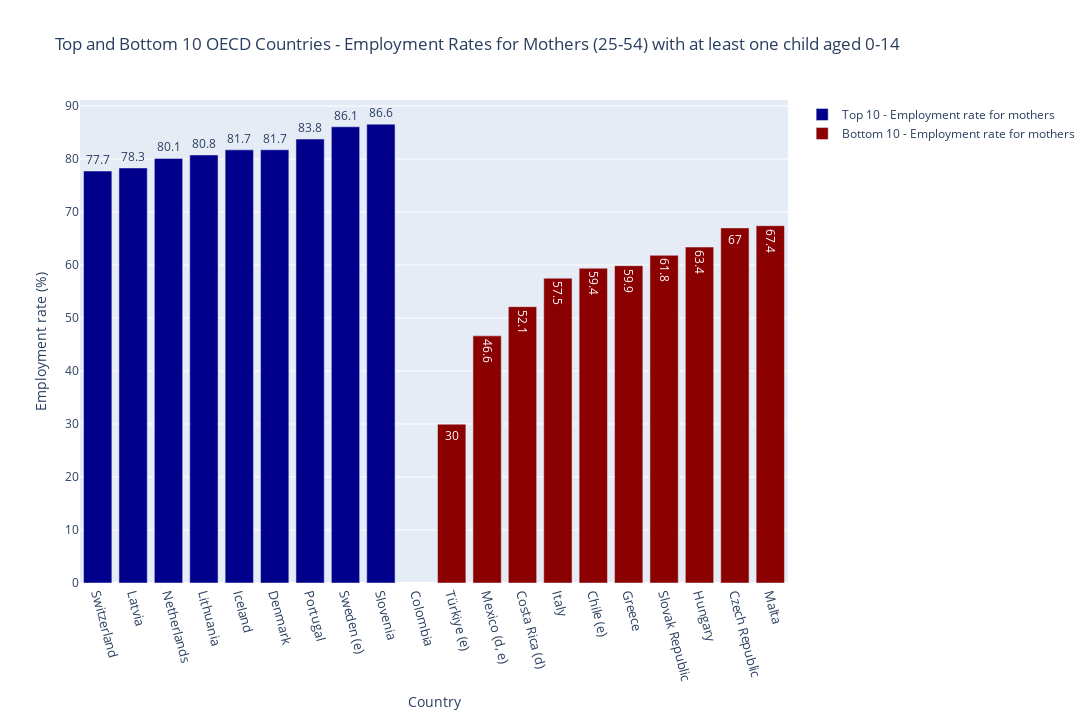

Notebook code for this chart:
### Markdown cell above
## We see the Bottom 10 OECD countries and how spend significantly less on Public policies for families, this combined with the lack of women in the workforce is one of the main reason they still hold an above average OECD reating.

### Code cell
df_maternal_employment['Total'] = pd.to_numeric(
    df_maternal_employment['Total'], errors='coerce')


df_maternal_employment_sorted = df_maternal_employment[df_maternal_employment.index != 'OECD average'].sort_values(
    'Total', ascending=True)


top_10 = df_maternal_employment_sorted.tail(10)
bottom_10 = df_maternal_employment_sorted.head(10)

fig = go.Figure()


fig.add_trace(go.Bar(
    x=top_10.index,
    y=top_10["Total"],
    name="Top 10 - Employment rate for mothers",
    marker_color="Darkblue",
    text=top_10["Total"].round(1),
    textposition="outside",
))


fig.add_trace(go.Bar(
    x=bottom_10.index,
    y=bottom_10["Total"],
    name="Bottom 10 - Employment rate for mothers",
    marker_color="Darkred",
    text=bottom_10["Total"].round(1),
    textposition="inside",
))


fig.update_layout(
    title="Top and Bottom 10 OECD Countries - Employment Rates for Mothers (25-54) with at least one child aged 0-14",
    xaxis_title="Country",
    yaxis_title="Employment rate (%)",
    xaxis=dict(tickangle=75, tickfont=dict(size=13)),
    barmode="group",
    width=1280,
    height=720,
)

fig.write_image("Visualiseringar/Labb2_project_6.png", scale=3)
fig.show()

### Figure 1 — Plotly figure (JSON) as saved in the notebook; plotly's stock layout.template omitted (floating-point values rounded to 4 significant figures)
{"data": [{"marker": {"color": "Darkblue"}, "name": "Top 10 - Employment rate for mothers", "text": [77.7, 78.3, 80.1, 80.8, 81.7, 81.7, 83.8, 86.1, 86.6, null], "textposition": "outside", "type": "bar", "x": ["Switzerland", "Latvia", "Netherlands", "Lithuania", "Iceland", "Denmark", "Portugal", "Sweden (e)", "Slovenia", "Colombia"], "y": [77.72, 78.31, 80.11, 80.76, 81.72, 81.74, 83.75, 86.07, 86.57, null]}, {"marker": {"color": "Darkred"}, "name": "Bottom 10 - Employment rate for mothers", "text": [30, 46.6, 52.1, 57.5, 59.4, 59.9, 61.8, 63.4, 67, 67.4], "textposition": "inside", "type": "bar", "x": ["Türkiye (e)", "Mexico (d, e)", "Costa Rica (d)", "Italy", "Chile (e)", "Greece", "Slovak Republic", "Hungary", "Czech Republic", "Malta"], "y": [29.96, 46.63, 52.14, 57.51, 59.38, 59.87, 61.82, 63.38, 67.0, 67.41]}], "layout": {"barmode": "group", "height": 720, "title": {"text": "Top and Bottom 10 OECD Countries - Employment Rates for Mothers (25-54) with at least one child aged 0-14"}, "width": 1280, "xaxis": {"tickangle": 75, "tickfont": {"size": 13}, "title": {"text": "Country"}}, "yaxis": {"title": {"text": "Employment rate (%)"}}}}
